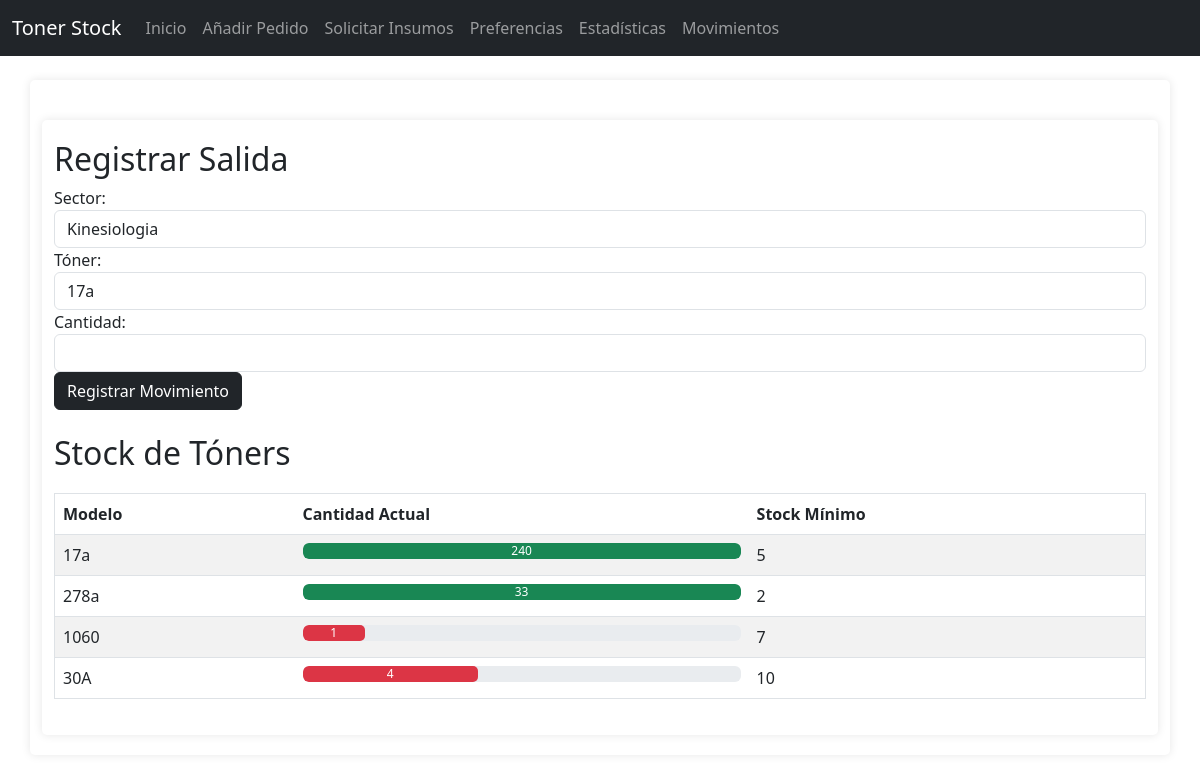
The page / on the database its author committed.
### models.py (models this page shows)
class Toner(db.Model):
    id = db.Column(db.Integer, primary_key=True)
    modelo = db.Column(db.String(64), unique=True, nullable=False)
    cantidad_actual = db.Column(db.Integer, nullable=False)

class Preferences(db.Model):
    id = db.Column(db.Integer, primary_key=True)
    min_stock = db.Column(db.Integer, nullable=False)
    proveedor_email = db.Column(db.String(120), nullable=False)
    toner_id = db.Column(db.Integer, db.ForeignKey('toner.id'), nullable=False)
    toner = db.relationship('Toner', backref=db.backref('preferences', uselist=False))

### app.py (the view)
@app.route('/')
def index():
    toners = Toner.query.all()
    sectors = Sector.query.all()
    return render_template('index.html', toners=toners, sectors=sectors)

### templates/index.html (shortened to what this page needs)
{% extends "base.html" %}
{% block content %}
<div class="container">
    <h2>Registrar Salida</h2>
    <form action="{{ url_for('add_movement') }}" method="post">
        <div class="form-group">
            <label for="sector">Sector:</label>
            <select name="sector_id" id="sector" class="form-control">
                {% for sector in sectors %}
                    <option value="{{ sector.id }}">{{ sector.nombre }}</option>
                {% endfor %}
            </select>
        </div>
        <div class="form-group">
            <label for="toner_id">Tóner:</label>
            <select name="toner_id" id="toner_id" class="form-control">
                {% for toner in toners %}
                    <option value="{{ toner.id }}">{{ toner.modelo }}</option>
                {% endfor %}
            </select>
        </div>
        <div class="form-group">
            <label for="cantidad">Cantidad:</label>
            <input type="number" name="cantidad" id="cantidad" class="form-control">
        </div>
        <button type="submit" class="btn btn-dark">Registrar Movimiento</button>
    </form>
    <h2 class="mt-4">Stock de Tóners</h2>
    <table class="table table-striped">
        <thead>
            <tr>
                <th>Modelo</th>
                <th>Cantidad Actual</th>
                <th>Stock Mínimo</th>
            </tr>
        </thead>
        <tbody>
            {% for toner in toners %}
            {% set width = (toner.cantidad_actual / toner.preferences.min_stock) * 100 %}
            <tr>
                <td>{{ toner.modelo }}</td>
                <td>
                    <div class="progress">
                        <div class="progress-bar {% if toner.cantidad_actual < toner.preferences.min_stock %}bg-danger{% else %}bg-success{% endif %}"
                             role="progressbar"
                             style="width: {{ width }}%;"
                             aria-valuenow="{{ toner.cantidad_actual }}"
                             aria-valuemin="0"
                             aria-valuemax="{{ toner.preferences.min_stock }}">
                             {{ toner.cantidad_actual }}
                        </div>
                    </div>
                </td>
                <td>{{ toner.preferences.min_stock }}</td>
            </tr>
            {% endfor %}
        </tbody>
    </table>
</div>
{% endblock %}

### static/style.css (style rules this page uses)
body { background-color: #f8f9fa; font-family: Arial, sans-serif; color: #343a40; }
.container { margin-top: 20px; padding: 20px; background-color: #ffffff; border-radius: 5px; box-shadow: 0 0 10px rgba(0, 0, 0, 0.1); }
h2 { color: #343a40; margin-bottom: 20px; }
table { width: 100%; margin-top: 20px; border-collapse: collapse; }
table, th, td { border: 1px solid #dee2e6; }
th, td { padding: 12px; text-align: left; }
th { background-color: #343a40; color: white; }
.progress { height: 25px; background-color: #e9ecef; border-radius: 5px; }
.progress-bar { height: 100%; border-radius: 5px; color: white; line-height: 25px; }
.progress-bar.bg-danger { background-color: #dc3545; }
.progress-bar.bg-success { background-color: #28a745; }
button { background-color: #343a40; color: white; padding: 10px 20px; border: none; border-radius: 5px; cursor: pointer; margin-top: 10px; }

### rows shown on the page
Toner: modelo "17a", cantidad_actual "240", preferences.min_stock "5"
Toner: modelo "278a", cantidad_actual "33", preferences.min_stock "2"
Toner: modelo "1060", cantidad_actual "1", preferences.min_stock "7"
Toner: modelo "30A", cantidad_actual "4", preferences.min_stock "10"

### other values the page prints
form field sector_id "Kinesiologia"
form field toner_id "17a"
